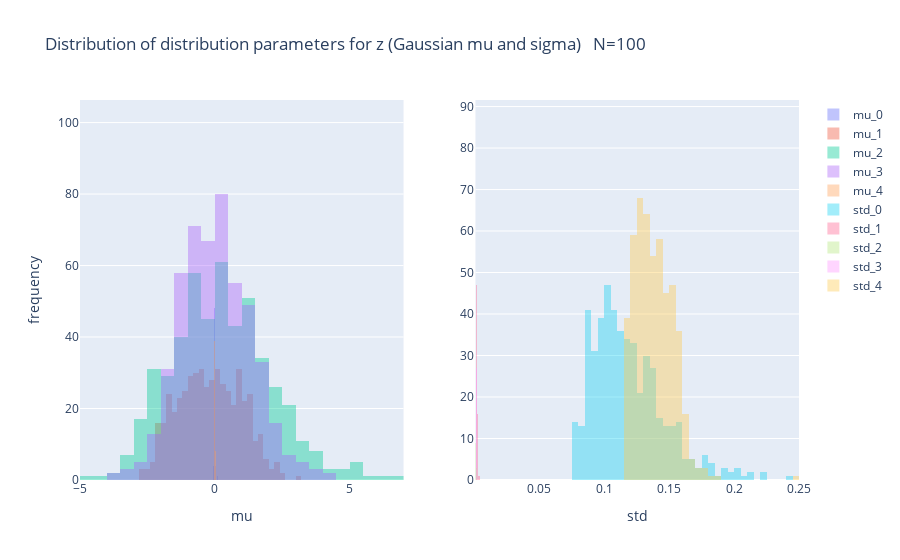

The notebook cell this image was saved under:
### Code cell
df_latent_mu = pd.DataFrame(mu_z.detach().numpy(), columns=[f'mu_{i}' for i in range(5)])
df_latent_std = pd.DataFrame(std_z.detach().numpy(), columns=[f'std_{i}' for i in range(5)])

fig = make_subplots(rows=1, cols=2)
for col in df_latent_mu.columns:
    fig.add_trace(go.Histogram(x=df_latent_mu[col], name=col), row=1, col=1)
    
for col in df_latent_std.columns:
    fig.add_trace(go.Histogram(x=df_latent_std[col], name=col), row=1, col=2)

# Overlay both histograms
fig.update_layout(barmode='overlay')
fig.update_layout(title_text=f"Distribution of distribution parameters for z (Gaussian mu and sigma)   N={hparam_dct['batch_size']}", showlegend=True)
fig.update_xaxes(title_text='mu', row=1, col=1)
fig.update_xaxes(title_text='std', row=1, col=2)

for row in (1, 2):
    fig.update_yaxes(title_text='frequency', row=row, col=1)


# Reduce opacity to see both histograms
fig.update_traces(opacity=0.4)
fig.show()

### Figure 1 — Plotly figure (JSON) as saved in the notebook; plotly's stock layout.template omitted (floating-point values rounded to 4 significant figures; data arrays with more than 128 entries replaced by an {"elided": "..."} marker saying what was removed)
{"data": [{"name": "mu_0", "opacity": 0.4, "type": "histogram", "x": {"elided": "500 float values"}, "xaxis": "x", "yaxis": "y"}, {"name": "mu_1", "opacity": 0.4, "type": "histogram", "x": {"elided": "500 float values"}, "xaxis": "x", "yaxis": "y"}, {"name": "mu_2", "opacity": 0.4, "type": "histogram", "x": {"elided": "500 float values"}, "xaxis": "x", "yaxis": "y"}, {"name": "mu_3", "opacity": 0.4, "type": "histogram", "x": {"elided": "500 float values"}, "xaxis": "x", "yaxis": "y"}, {"name": "mu_4", "opacity": 0.4, "type": "histogram", "x": {"elided": "500 float values"}, "xaxis": "x", "yaxis": "y"}, {"name": "std_0", "opacity": 0.4, "type": "histogram", "x": {"elided": "500 float values"}, "xaxis": "x2", "yaxis": "y2"}, {"name": "std_1", "opacity": 0.4, "type": "histogram", "x": {"elided": "500 float values"}, "xaxis": "x2", "yaxis": "y2"}, {"name": "std_2", "opacity": 0.4, "type": "histogram", "x": {"elided": "500 float values"}, "xaxis": "x2", "yaxis": "y2"}, {"name": "std_3", "opacity": 0.4, "type": "histogram", "x": {"elided": "500 float values"}, "xaxis": "x2", "yaxis": "y2"}, {"name": "std_4", "opacity": 0.4, "type": "histogram", "x": {"elided": "500 float values"}, "xaxis": "x2", "yaxis": "y2"}], "layout": {"barmode": "overlay", "showlegend": true, "title": {"text": "Distribution of distribution parameters for z (Gaussian mu and sigma)   N=100"}, "xaxis": {"anchor": "y", "domain": [0, 0.45], "title": {"text": "mu"}}, "xaxis2": {"anchor": "y2", "domain": [0.55, 1], "title": {"text": "std"}}, "yaxis": {"anchor": "x", "domain": [0, 1], "title": {"text": "frequency"}}, "yaxis2": {"anchor": "x2", "domain": [0, 1]}}}
